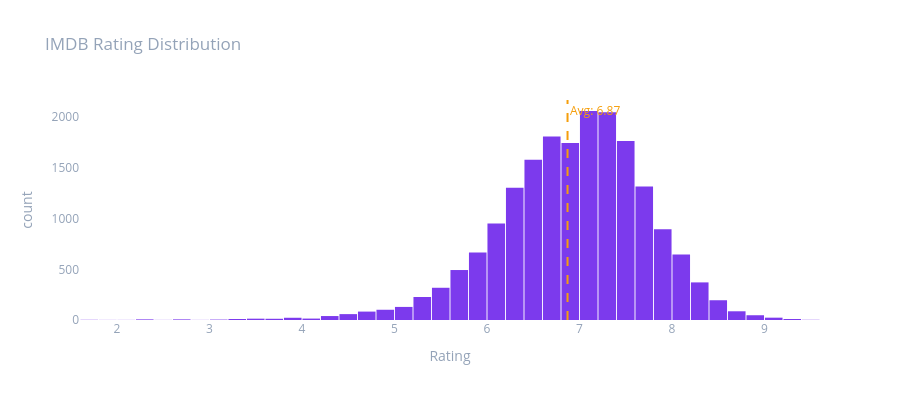

Notebook code for this chart:
### Markdown cell above
### 2. Rating Distribution

### Code cell
rating_col = "averageRating" if "averageRating" in df_model.columns else "vote_average"
fig3 = px.histogram(
    df_model[df_model[rating_col] > 0],
    x=rating_col,
    nbins=40,
    title="IMDB Rating Distribution",
    color_discrete_sequence=["#7c3aed"],
    labels={rating_col: "Rating"},
)
fig3.update_layout(height=400, bargap=0.05, plot_bgcolor="rgba(0,0,0,0)", paper_bgcolor="rgba(0,0,0,0)", font=dict(color="#94a3b8"))
fig3.add_vline(
    x=df_model[rating_col].mean(),
    line_dash="dash", line_color="#f59e0b",
    annotation_text=f"Avg: {df_model[rating_col].mean():.2f}",
    annotation_font_color="#f59e0b",
)
fig3.show()

### Figure 1 — Plotly figure (JSON) as saved in the notebook; plotly's stock layout.template omitted (floating-point values rounded to 4 significant figures; data arrays with more than 128 entries replaced by an {"elided": "..."} marker saying what was removed)
{"data": [{"bingroup": "x", "hovertemplate": "Rating=%{x}<br>count=%{y}<extra></extra>", "legendgroup": "", "marker": {"color": "#7c3aed", "pattern": {"shape": ""}}, "name": "", "nbinsx": 40, "orientation": "v", "showlegend": false, "type": "histogram", "x": {"elided": "19076 float values"}, "xaxis": "x", "yaxis": "y"}], "layout": {"annotations": [{"font": {"color": "#f59e0b"}, "showarrow": false, "text": "Avg: 6.87", "x": 6.871, "xanchor": "left", "xref": "x", "y": 1, "yanchor": "top", "yref": "y domain"}], "bargap": 0.05, "barmode": "relative", "font": {"color": "#94a3b8"}, "height": 400, "legend": {"tracegroupgap": 0}, "paper_bgcolor": "rgba(0,0,0,0)", "plot_bgcolor": "rgba(0,0,0,0)", "shapes": [{"line": {"color": "#f59e0b", "dash": "dash"}, "type": "line", "x0": 6.871, "x1": 6.871, "xref": "x", "y0": 0, "y1": 1, "yref": "y domain"}], "title": {"text": "IMDB Rating Distribution"}, "xaxis": {"anchor": "y", "domain": [0, 1], "title": {"text": "Rating"}}, "yaxis": {"anchor": "x", "domain": [0, 1], "title": {"text": "count"}}}}
